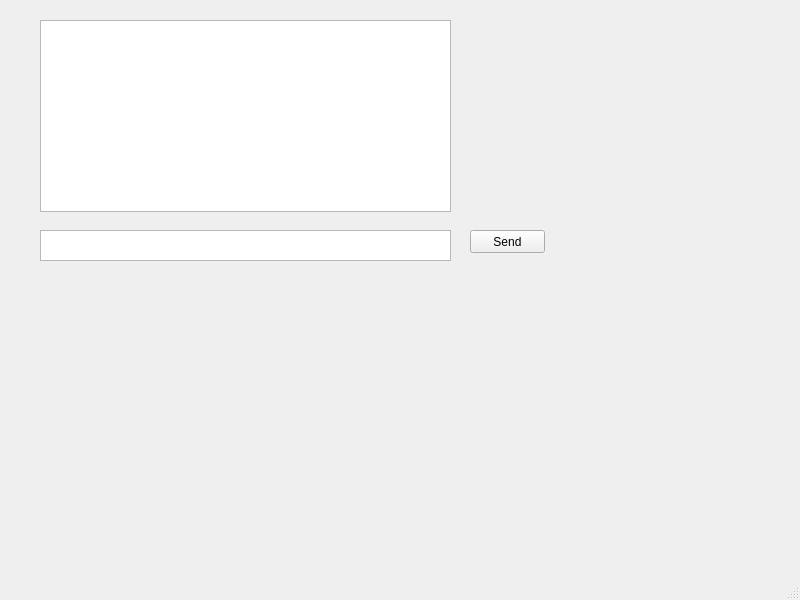
<?xml version="1.0" encoding="UTF-8"?>
<ui version="4.0">
 <class>MainWindow</class>
 <widget class="QMainWindow" name="MainWindow">
  <property name="geometry">
   <rect>
    <x>0</x>
    <y>0</y>
    <width>800</width>
    <height>600</height>
   </rect>
  </property>
  <property name="windowTitle">
   <string>MainWindow</string>
  </property>
  <widget class="QWidget" name="centralwidget">
   <widget class="QTextEdit" name="messageTextEdit">
    <property name="geometry">
     <rect>
      <x>40</x>
      <y>230</y>
      <width>411</width>
      <height>31</height>
     </rect>
    </property>
   </widget>
   <widget class="QPushButton" name="sendButton">
    <property name="geometry">
     <rect>
      <x>470</x>
      <y>230</y>
      <width>75</width>
      <height>23</height>
     </rect>
    </property>
    <property name="text">
     <string>Send</string>
    </property>
   </widget>
   <widget class="QTextBrowser" name="messageTextBrowser">
    <property name="geometry">
     <rect>
      <x>40</x>
      <y>20</y>
      <width>411</width>
      <height>192</height>
     </rect>
    </property>
   </widget>
  </widget>
  <widget class="QMenuBar" name="menubar">
   <property name="geometry">
    <rect>
     <x>0</x>
     <y>0</y>
     <width>800</width>
     <height>21</height>
    </rect>
   </property>
  </widget>
  <widget class="QStatusBar" name="statusbar"/>
 </widget>
 <resources/>
 <connections/>
</ui>
